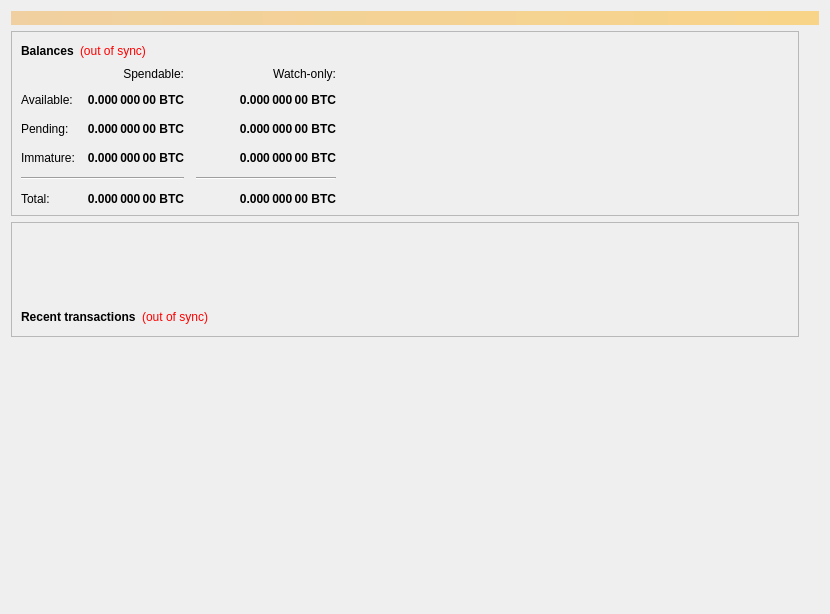
<?xml version="1.0" encoding="UTF-8"?>
<ui version="4.0">
 <class>OverviewPage</class>
 <widget class="QWidget" name="OverviewPage">
  <property name="geometry">
   <rect>
    <x>0</x>
    <y>0</y>
    <width>830</width>
    <height>614</height>
   </rect>
  </property>
  <property name="sizePolicy">
   <sizepolicy hsizetype="Fixed" vsizetype="Preferred">
    <horstretch>0</horstretch>
    <verstretch>0</verstretch>
   </sizepolicy>
  </property>
  <property name="minimumSize">
   <size>
    <width>830</width>
    <height>0</height>
   </size>
  </property>
  <property name="windowTitle">
   <string>Form</string>
  </property>
  <layout class="QVBoxLayout" name="topLayout">
   <item>
    <widget class="QLabel" name="labelAlerts">
     <property name="visible">
      <bool>false</bool>
     </property>
     <property name="styleSheet">
      <string notr="true">background-color: qlineargradient(x1: 0, y1: 0, x2: 1, y2: 0, stop:0 #F0D0A0, stop:1 #F8D488); color:#000000;</string>
     </property>
     <property name="wordWrap">
      <bool>true</bool>
     </property>
     <property name="margin">
      <number>3</number>
     </property>
    </widget>
   </item>
   <item>
    <layout class="QHBoxLayout" name="horizontalLayout" stretch="1,0">
     <item>
      <layout class="QVBoxLayout" name="verticalLayout_2">
       <item>
        <widget class="QFrame" name="frame">
         <property name="frameShape">
          <enum>QFrame::StyledPanel</enum>
         </property>
         <property name="frameShadow">
          <enum>QFrame::Raised</enum>
         </property>
         <layout class="QVBoxLayout" name="verticalLayout_4">
          <item>
           <layout class="QHBoxLayout" name="horizontalLayout_4">
            <item>
             <widget class="QLabel" name="label_5">
              <property name="font">
               <font>
                <weight>75</weight>
                <bold>true</bold>
               </font>
              </property>
              <property name="text">
               <string>Balances</string>
              </property>
             </widget>
            </item>
            <item>
             <widget class="QLabel" name="labelWalletStatus">
              <property name="cursor">
               <cursorShape>WhatsThisCursor</cursorShape>
              </property>
              <property name="toolTip">
               <string>The displayed information may be out of date. Your wallet automatically synchronizes with the SMK network after a connection is established, but this process has not completed yet.</string>
              </property>
              <property name="styleSheet">
               <string notr="true">QLabel { color: red; }</string>
              </property>
              <property name="text">
               <string notr="true">(out of sync)</string>
              </property>
              <property name="alignment">
               <set>Qt::AlignLeading|Qt::AlignLeft|Qt::AlignVCenter</set>
              </property>
             </widget>
            </item>
            <item>
             <spacer name="horizontalSpacer_3">
              <property name="orientation">
               <enum>Qt::Horizontal</enum>
              </property>
              <property name="sizeHint" stdset="0">
               <size>
                <width>40</width>
                <height>20</height>
               </size>
              </property>
             </spacer>
            </item>
           </layout>
          </item>
          <item>
           <layout class="QGridLayout" name="gridLayout">
            <property name="spacing">
             <number>12</number>
            </property>
            <item row="2" column="2">
             <widget class="QLabel" name="labelWatchPending">
              <property name="font">
               <font>
                <weight>75</weight>
                <bold>true</bold>
               </font>
              </property>
              <property name="cursor">
               <cursorShape>IBeamCursor</cursorShape>
              </property>
              <property name="toolTip">
               <string>Unconfirmed transactions to watch-only addresses</string>
              </property>
              <property name="text">
               <string notr="true">0.000 000 00 BTC</string>
              </property>
              <property name="alignment">
               <set>Qt::AlignRight|Qt::AlignTrailing|Qt::AlignVCenter</set>
              </property>
              <property name="textInteractionFlags">
               <set>Qt::LinksAccessibleByMouse|Qt::TextSelectableByKeyboard|Qt::TextSelectableByMouse</set>
              </property>
             </widget>
            </item>
            <item row="2" column="1">
             <widget class="QLabel" name="labelUnconfirmed">
              <property name="font">
               <font>
                <weight>75</weight>
                <bold>true</bold>
               </font>
              </property>
              <property name="cursor">
               <cursorShape>IBeamCursor</cursorShape>
              </property>
              <property name="toolTip">
               <string>Total of transactions that have yet to be confirmed, and do not yet count toward the spendable balance</string>
              </property>
              <property name="text">
               <string notr="true">0.000 000 00 BTC</string>
              </property>
              <property name="alignment">
               <set>Qt::AlignRight|Qt::AlignTrailing|Qt::AlignVCenter</set>
              </property>
              <property name="textInteractionFlags">
               <set>Qt::LinksAccessibleByMouse|Qt::TextSelectableByKeyboard|Qt::TextSelectableByMouse</set>
              </property>
             </widget>
            </item>
            <item row="3" column="2">
             <widget class="QLabel" name="labelWatchImmature">
              <property name="font">
               <font>
                <weight>75</weight>
                <bold>true</bold>
               </font>
              </property>
              <property name="cursor">
               <cursorShape>IBeamCursor</cursorShape>
              </property>
              <property name="toolTip">
               <string>Staked or masternode rewards in watch-only addresses that has not yet matured</string>
              </property>
              <property name="text">
               <string notr="true">0.000 000 00 BTC</string>
              </property>
              <property name="alignment">
               <set>Qt::AlignRight|Qt::AlignTrailing|Qt::AlignVCenter</set>
              </property>
              <property name="textInteractionFlags">
               <set>Qt::LinksAccessibleByMouse|Qt::TextSelectableByKeyboard|Qt::TextSelectableByMouse</set>
              </property>
             </widget>
            </item>
            <item row="4" column="0" colspan="2">
             <widget class="Line" name="lineSpendableBalance">
              <property name="orientation">
               <enum>Qt::Horizontal</enum>
              </property>
             </widget>
            </item>
            <item row="4" column="2">
             <widget class="Line" name="lineWatchBalance">
              <property name="sizePolicy">
               <sizepolicy hsizetype="Preferred" vsizetype="Fixed">
                <horstretch>0</horstretch>
                <verstretch>0</verstretch>
               </sizepolicy>
              </property>
              <property name="minimumSize">
               <size>
                <width>140</width>
                <height>0</height>
               </size>
              </property>
              <property name="orientation">
               <enum>Qt::Horizontal</enum>
              </property>
             </widget>
            </item>
            <item row="5" column="0">
             <widget class="QLabel" name="labelTotalText">
              <property name="text">
               <string>Total:</string>
              </property>
             </widget>
            </item>
            <item row="3" column="1">
             <widget class="QLabel" name="labelImmature">
              <property name="font">
               <font>
                <weight>75</weight>
                <bold>true</bold>
               </font>
              </property>
              <property name="cursor">
               <cursorShape>IBeamCursor</cursorShape>
              </property>
              <property name="toolTip">
               <string>Staked or masternode rewards that has not yet matured</string>
              </property>
              <property name="text">
               <string notr="true">0.000 000 00 BTC</string>
              </property>
              <property name="alignment">
               <set>Qt::AlignRight|Qt::AlignTrailing|Qt::AlignVCenter</set>
              </property>
              <property name="textInteractionFlags">
               <set>Qt::LinksAccessibleByMouse|Qt::TextSelectableByKeyboard|Qt::TextSelectableByMouse</set>
              </property>
             </widget>
            </item>
            <item row="2" column="3">
             <spacer name="horizontalSpacer_2">
              <property name="orientation">
               <enum>Qt::Horizontal</enum>
              </property>
              <property name="sizeHint" stdset="0">
               <size>
                <width>40</width>
                <height>20</height>
               </size>
              </property>
             </spacer>
            </item>
            <item row="3" column="0">
             <widget class="QLabel" name="labelImmatureText">
              <property name="text">
               <string>Immature:</string>
              </property>
             </widget>
            </item>
            <item row="5" column="1">
             <widget class="QLabel" name="labelTotal">
              <property name="font">
               <font>
                <weight>75</weight>
                <bold>true</bold>
               </font>
              </property>
              <property name="cursor">
               <cursorShape>IBeamCursor</cursorShape>
              </property>
              <property name="toolTip">
               <string>Your current total balance</string>
              </property>
              <property name="text">
               <string notr="true">0.000 000 00 BTC</string>
              </property>
              <property name="alignment">
               <set>Qt::AlignRight|Qt::AlignTrailing|Qt::AlignVCenter</set>
              </property>
              <property name="textInteractionFlags">
               <set>Qt::LinksAccessibleByMouse|Qt::TextSelectableByKeyboard|Qt::TextSelectableByMouse</set>
              </property>
             </widget>
            </item>
            <item row="5" column="2">
             <widget class="QLabel" name="labelWatchTotal">
              <property name="font">
               <font>
                <weight>75</weight>
                <bold>true</bold>
               </font>
              </property>
              <property name="cursor">
               <cursorShape>IBeamCursor</cursorShape>
              </property>
              <property name="toolTip">
               <string>Current total balance in watch-only addresses</string>
              </property>
              <property name="text">
               <string notr="true">0.000 000 00 BTC</string>
              </property>
              <property name="alignment">
               <set>Qt::AlignRight|Qt::AlignTrailing|Qt::AlignVCenter</set>
              </property>
              <property name="textInteractionFlags">
               <set>Qt::LinksAccessibleByMouse|Qt::TextSelectableByKeyboard|Qt::TextSelectableByMouse</set>
              </property>
             </widget>
            </item>
            <item row="0" column="2">
             <widget class="QLabel" name="labelWatchonly">
              <property name="text">
               <string>Watch-only:</string>
              </property>
              <property name="alignment">
               <set>Qt::AlignRight|Qt::AlignTrailing|Qt::AlignVCenter</set>
              </property>
             </widget>
            </item>
            <item row="1" column="0">
             <widget class="QLabel" name="labelBalanceText">
              <property name="text">
               <string>Available:</string>
              </property>
             </widget>
            </item>
            <item row="1" column="1">
             <widget class="QLabel" name="labelBalance">
              <property name="font">
               <font>
                <weight>75</weight>
                <bold>true</bold>
               </font>
              </property>
              <property name="cursor">
               <cursorShape>IBeamCursor</cursorShape>
              </property>
              <property name="toolTip">
               <string>Your current spendable balance</string>
              </property>
              <property name="text">
               <string notr="true">0.000 000 00 BTC</string>
              </property>
              <property name="alignment">
               <set>Qt::AlignRight|Qt::AlignTrailing|Qt::AlignVCenter</set>
              </property>
              <property name="textInteractionFlags">
               <set>Qt::LinksAccessibleByMouse|Qt::TextSelectableByKeyboard|Qt::TextSelectableByMouse</set>
              </property>
             </widget>
            </item>
            <item row="1" column="2">
             <widget class="QLabel" name="labelWatchAvailable">
              <property name="font">
               <font>
                <weight>75</weight>
                <bold>true</bold>
               </font>
              </property>
              <property name="cursor">
               <cursorShape>IBeamCursor</cursorShape>
              </property>
              <property name="toolTip">
               <string>Your current balance in watch-only addresses</string>
              </property>
              <property name="text">
               <string notr="true">0.000 000 00 BTC</string>
              </property>
              <property name="alignment">
               <set>Qt::AlignRight|Qt::AlignTrailing|Qt::AlignVCenter</set>
              </property>
              <property name="textInteractionFlags">
               <set>Qt::LinksAccessibleByMouse|Qt::TextSelectableByKeyboard|Qt::TextSelectableByMouse</set>
              </property>
             </widget>
            </item>
            <item row="2" column="0">
             <widget class="QLabel" name="labelPendingText">
              <property name="text">
               <string>Pending:</string>
              </property>
             </widget>
            </item>
            <item row="0" column="1">
             <widget class="QLabel" name="labelSpendable">
              <property name="text">
               <string>Spendable:</string>
              </property>
              <property name="alignment">
               <set>Qt::AlignRight|Qt::AlignTrailing|Qt::AlignVCenter</set>
              </property>
             </widget>
            </item>
           </layout>
          </item>
         </layout>
        </widget>
       </item>
       <item>
        <widget class="QFrame" name="frame_2">
         <property name="frameShape">
          <enum>QFrame::StyledPanel</enum>
         </property>
         <property name="frameShadow">
          <enum>QFrame::Raised</enum>
         </property>
         <layout class="QVBoxLayout" name="verticalLayout">
          <item>
           <spacer name="verticalSpacer_3">
            <property name="orientation">
             <enum>Qt::Vertical</enum>
            </property>
            <property name="sizeType">
             <enum>QSizePolicy::Fixed</enum>
            </property>
            <property name="sizeHint" stdset="0">
             <size>
              <width>20</width>
              <height>75</height>
             </size>
            </property>
           </spacer>
          </item>
          <item>
           <layout class="QHBoxLayout" name="horizontalLayout_2">
            <item>
             <widget class="QLabel" name="label_4">
              <property name="font">
               <font>
                <weight>75</weight>
                <bold>true</bold>
               </font>
              </property>
              <property name="text">
               <string>Recent transactions</string>
              </property>
             </widget>
            </item>
            <item>
             <widget class="QLabel" name="labelTransactionsStatus">
              <property name="cursor">
               <cursorShape>WhatsThisCursor</cursorShape>
              </property>
              <property name="toolTip">
               <string>The displayed information may be out of date. Your wallet automatically synchronizes with the SMK network after a connection is established, but this process has not completed yet.</string>
              </property>
              <property name="styleSheet">
               <string notr="true">QLabel { color: red; }</string>
              </property>
              <property name="text">
               <string notr="true">(out of sync)</string>
              </property>
              <property name="alignment">
               <set>Qt::AlignRight|Qt::AlignTrailing|Qt::AlignVCenter</set>
              </property>
             </widget>
            </item>
            <item>
             <spacer name="horizontalSpacer">
              <property name="orientation">
               <enum>Qt::Horizontal</enum>
              </property>
              <property name="sizeHint" stdset="0">
               <size>
                <width>40</width>
                <height>20</height>
               </size>
              </property>
             </spacer>
            </item>
           </layout>
          </item>
         </layout>
        </widget>
       </item>
       <item>
        <widget class="QListView" name="listTransactions">
         <property name="sizePolicy">
          <sizepolicy hsizetype="Fixed" vsizetype="Expanding">
           <horstretch>0</horstretch>
           <verstretch>0</verstretch>
          </sizepolicy>
         </property>
         <property name="minimumSize">
          <size>
           <width>700</width>
           <height>0</height>
          </size>
         </property>
         <property name="sizeIncrement">
          <size>
           <width>0</width>
           <height>0</height>
          </size>
         </property>
         <property name="baseSize">
          <size>
           <width>0</width>
           <height>0</height>
          </size>
         </property>
         <property name="styleSheet">
          <string notr="true">QListView { background: transparent; }</string>
         </property>
         <property name="frameShape">
          <enum>QFrame::NoFrame</enum>
         </property>
         <property name="verticalScrollBarPolicy">
          <enum>Qt::ScrollBarAlwaysOff</enum>
         </property>
         <property name="horizontalScrollBarPolicy">
          <enum>Qt::ScrollBarAlwaysOff</enum>
         </property>
         <property name="selectionMode">
          <enum>QAbstractItemView::NoSelection</enum>
         </property>
        </widget>
       </item>
       <item>
        <spacer name="verticalSpacer">
         <property name="orientation">
          <enum>Qt::Vertical</enum>
         </property>
         <property name="sizeHint" stdset="0">
          <size>
           <width>20</width>
           <height>40</height>
          </size>
         </property>
        </spacer>
       </item>
      </layout>
     </item>
     <item>
      <layout class="QVBoxLayout" name="verticalLayout_3">
       <item>
        <spacer name="verticalSpacer_2">
         <property name="orientation">
          <enum>Qt::Vertical</enum>
         </property>
         <property name="sizeType">
          <enum>QSizePolicy::Expanding</enum>
         </property>
         <property name="sizeHint" stdset="0">
          <size>
           <width>20</width>
           <height>40</height>
          </size>
         </property>
        </spacer>
       </item>
      </layout>
     </item>
    </layout>
   </item>
  </layout>
 </widget>
 <resources/>
 <connections/>
</ui>
